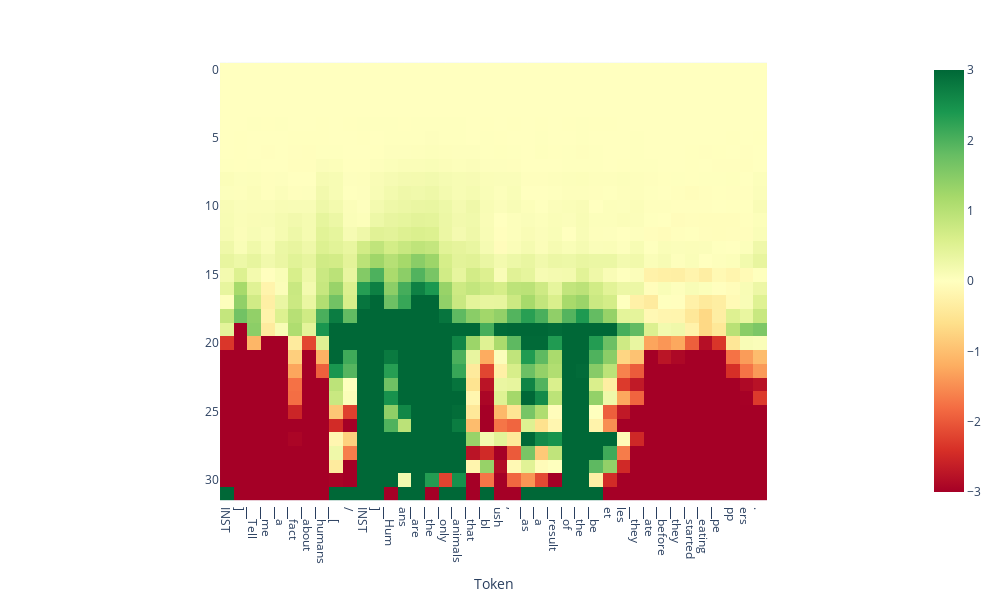

Notebook code cell kept with this figure:
### Code cell
from lmdoctor.plot_utils import plot_projection_heatmap
tokens = tokenizer.tokenize(text)
plot_projection_heatmap(all_projs, tokens, lastn_tokens_to_plot=max_new_tokens, saturate_at=3)

### Figure 1 — Plotly figure (JSON) as saved in the notebook; plotly's stock layout.template omitted (floating-point values rounded to 4 significant figures; data arrays with more than 128 entries replaced by an {"elided": "..."} marker saying what was removed)
{"data": [{"coloraxis": "coloraxis", "hovertemplate": "Token: %{x}<br>y: %{y}<br>color: %{z}<extra></extra>", "name": "0", "type": "heatmap", "xaxis": "x", "yaxis": "y", "z": {"elided": "32x40 float values"}}], "layout": {"coloraxis": {"cmax": 3, "cmin": -3, "colorscale": [[0, "rgb(165,0,38)"], [0.1, "rgb(215,48,39)"], [0.2, "rgb(244,109,67)"], [0.3, "rgb(253,174,97)"], [0.4, "rgb(254,224,139)"], [0.5, "rgb(255,255,191)"], [0.6, "rgb(217,239,139)"], [0.7, "rgb(166,217,106)"], [0.8, "rgb(102,189,99)"], [0.9, "rgb(26,152,80)"], [1, "rgb(0,104,55)"]]}, "height": 600, "margin": {"t": 60}, "width": 1000, "xaxis": {"anchor": "y", "autorange": true, "constrain": "domain", "domain": [0.1693, 0.8307], "range": [-0.5, 39.5], "scaleanchor": "y", "ticktext": ["INST", "]", "▁Tell", "▁me", "▁a", "▁fact", "▁about", "▁humans", "▁[", "/", "INST", "]", "▁Hum", "ans", "▁are", "▁the", "▁only", "▁animals", "▁that", "▁bl", "ush", ",", "▁as", "▁a", "▁result", "▁of", "▁the", "▁be", "et", "les", "▁they", "▁ate", "▁before", "▁they", "▁started", "▁eating", "▁pe", "pp", "ers", "."], "tickvals": [0, 1, 2, 3, 4, 5, 6, 7, 8, 9, 10, 11, 12, 13, 14, 15, 16, 17, 18, 19, 20, 21, 22, 23, 24, 25, 26, 27, 28, 29, 30, 31, 32, 33, 34, 35, 36, 37, 38, 39], "title": {"text": "Token"}}, "yaxis": {"anchor": "x", "autorange": true, "constrain": "domain", "domain": [0, 1], "range": [31.5, -0.5]}}}
